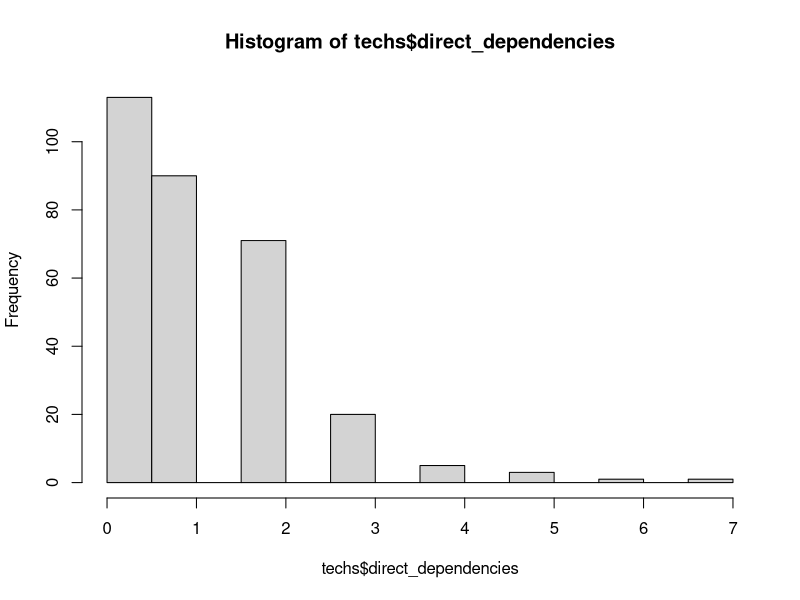
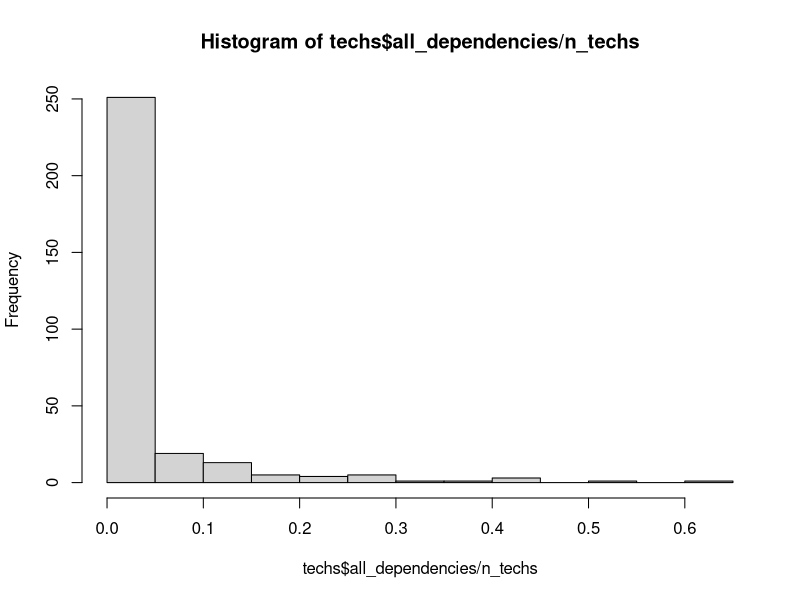
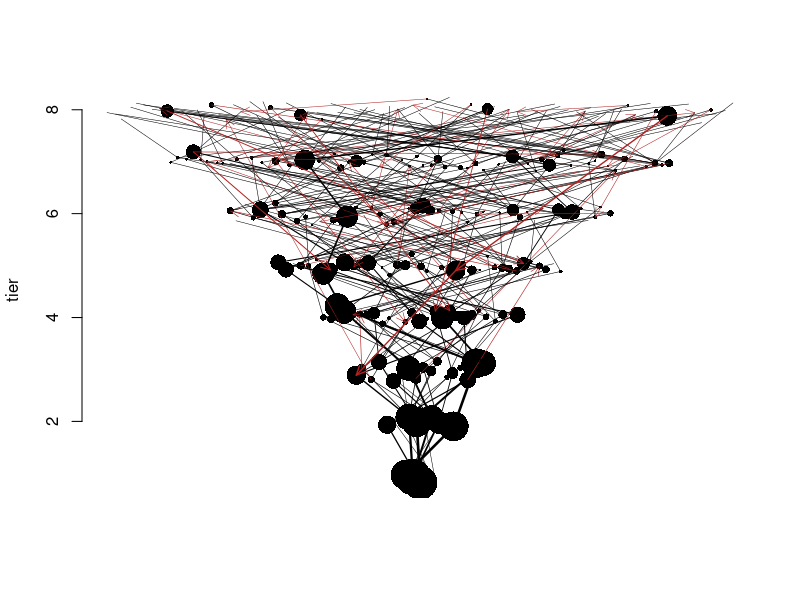

Write the R code that produced these figures, in order.
### editable  parameters for tree
starting_techs <- 5 # number of techs in tier 1
max_tier <- 8 # number to tiers in tree
tree_growth_rate <- 2 # rate at with tiers get wider
p_extra_dependency <- 0.0005 # probability a given extra dependency is realized
max_tier_gap_for_dependencies <- 99 # how many tiers extra dependencies can cross
p_keystone_tech <- 0.0 # probability a tech is a keystone tech
keystone_multiplier <- 200 # how much more likely keystone techs are to have extra dependencies




### construct the tree
# function to generate number of techs in each tier
num_techs_per_tier <- function(tier) {
  if (tree_growth_rate < 0.01) { return(starting_techs) }
  return(round((tier + (starting_techs)^(1/tree_growth_rate) - 1)^tree_growth_rate))
}

create_techs <- function() {
  # initialize data frame
  techs <- data.frame(
    id   = integer(), # unique ID for each tech
    tier = integer(), # what tier its in
    keystone = integer(),
    xpos = numeric(), # xcor for plotting
    ypos = numeric()  # ycor for plotting
  )
  
  # create techs
  for (t in 1:max_tier) {
    n_techs_tier <- num_techs_per_tier(t)
    ids <- c((nrow(techs)+1):(nrow(techs)+n_techs_tier))
    new_rows <- data.frame(
      id = ids,
      tier = rep(t, n_techs_tier),
      keystone = round(runif(n_techs_tier, 0, 1) < p_keystone_tech)*1,
      xpos = ids - mean(ids),
      ypos = rep(t, n_techs_tier)
    )
    techs <- rbind(techs, new_rows)
  }
  
  # total number of techs in tree
  n_techs <<- nrow(techs)
  
  # add some jitter
  techs$xpos <- techs$xpos + rnorm(n_techs, 0, 0.1)
  techs$ypos <- techs$ypos + rnorm(n_techs, 0, 0.1)

  return(techs)
}

create_tech_tree <- function() {
  # initialize dependencies:
  # "dependencies" is a n-by-n matrix that scores the relationship between every pair of techs
  dependencies <- matrix(0, nrow=n_techs, ncol=n_techs)
  
  # dependency code:
  # 0 = none
  # 1 = basic from-to
  # -1 = basic to-from
  # 2 = extra to-from
  # -2 = extra from-to
  # 3 = indirect to-from
  # -3 = indirect from-to
  
  # add basic dependencies
  # each tech has one basic dependecy from a random chosen tech in the prior tier
  for (i in 1:n_techs) {
    tech <- techs[i,]
    if (tech$tier > 1) {
      possible_parents <- techs$id[techs$tier == (tech$tier - 1)]
      parent <- possible_parents[sample.int(length(possible_parents), 1)]
      dependencies[parent, tech$id] <- 1
      dependencies[tech$id, parent] <- -1
    }
  }
  
  # identify indirect dependencies
  # e.g. A -> B and B -> C, implies A -> C
  for (to in 1:n_techs) {
    if (techs$tier[techs$id == to] > 1) {
      for (from in 1:(i-1)) {
        if (dependencies[from, to] > 0) {
          earlier_techs <- c(1:n_techs)[dependencies[,from] > 0]
          for (et in earlier_techs) {
            if (dependencies[et, to] == 0) {
              dependencies[et,to] <- 3
            }
            if (dependencies[to, et] == 0) {
              dependencies[to,et] <- -3
            }
          }
        }
      }
    }
  }
  
  # horizontally reorder techs to make tree nicer looking
  for (i in 2:max_tier) {  # go through all tiers, starting with tier 3
    this_tier_ids <- techs[techs$tier == i,]$id  # first get the ids of the techs in this tier
    parents <- parent_xpos <- vector()
    for (t in this_tier_ids) {
      parent <- techs[techs$id == match(1, dependencies[,t])[1],]
      parents <- c(parents, parent$id)  # then get the techs from the prior tier these techs depend on
      parent_xpos <- c(parent_xpos, parent$xpos)  # and get their xpos' too
    }
    ord <- order(parent_xpos, this_tier_ids)  # get order of parents' xposs, breaking by offspring id
    ordered_ids <- this_tier_ids[ord]   # order the ids according to this
    techs$xpos[match(ordered_ids, techs$id)] <- seq_along(ordered_ids) - mean(seq_along(ordered_ids))  # insert into db
  }
  
  # add some extra dependencies
  # these can occur between any possible techs
  # as long as they don't already have a dependency of any kind
  # and as long as they are not too many tiers apart
  pairs <- expand.grid(
    from = 1:n_techs,
    to   = 1:n_techs
  )
  pairs$parent_tier <- techs$tier[match(pairs$from, techs$id)]
  pairs$child_tier  <- techs$tier[match(pairs$to, techs$id)]
  pairs$tier_delta <- abs(pairs$parent_tier - pairs$child_tier)
  pairs <- pairs[sample(nrow(pairs)), ]
  
  for (i in 1:nrow(pairs)) {
    pair <- pairs[i,]
    parent <- pair$from
    child <- pair$to
    tier_delta <- pair$tier_delta
    
    
    if ((parent != child) &
        (dependencies[parent, child] == 0) &
        (tier_delta <= max_tier_gap_for_dependencies) &
        (pair$parent_tier > 1) &
        (pair$child_tier > 1)) {
      p_link <- p_extra_dependency
      if (techs$keystone[techs$id == parent] == 1) { p_link <- p_link * keystone_multiplier }
      if (runif(1,0,1) < p_link) {
        dependencies[parent, child] <- 2
        dependencies[child, parent] <- -2
        
        ancestors <- which(dependencies[parent, ] < 0)
        descendants <- which(dependencies[child, ] > 0)
        
        for (ancestor in ancestors) {
          for (descendant in descendants) {
            if (dependencies[ancestor, descendant] == 0) {
              dependencies[ancestor, descendant] <- 3
              dependencies[descendant, ancestor] <- -3
            }
          }
        }
        
        for (descendant in descendants) {
          if (dependencies[parent, descendant] %in% c(0,2)) {
            dependencies[parent, descendant] <- 3
            dependencies[descendant, parent] <- -3
          }
        }
        
        for (ancestor in ancestors) {
          if (dependencies[ancestor, child] %in% c(0, 2)) {
            dependencies[ancestor, child] <- 3
            dependencies[child, ancestor] <- -3
          }
        }
      }
    }
  }
  
  # calculate total number of dependencies
  techs$direct_dependencies <<- rowSums((dependencies > 0) * (dependencies < 3))
  techs$all_dependencies <<- rowSums(dependencies > 0)

  return(dependencies)
}

plot_tech_tree <- function() {
  # plot tree
  hist(techs$direct_dependencies)
  hist(techs$all_dependencies/n_techs)
  
  #dot_sizes <- (((techs$all_dependencies/n_techs)^0.5)) * 50 / max_tier
  dot_sizes <- (techs$all_dependencies/n_techs)^0.5*50 / max_tier
  plot(techs$ypos~techs$xpos, bty="n", xlab="", xaxt="n", ylab="tier", pch=16, cex=dot_sizes)
  keystone_techs <- techs$id[techs$keystone == 1]
  points(techs$ypos[keystone_techs]~techs$xpos[keystone_techs], pch=16, cex=dot_sizes[keystone_techs], col="purple")
  if (max_tier < 8) {
    for (i in 1:nrow(techs)) {
      text(techs$xpos[i], techs$ypos[i], techs$id[i], pos=1, offset=dot_sizes[i]*0.2 + 1/max_tier)
    }
  }
  for (i in 1:n_techs) {
    for (j in 1:n_techs) {
      if (dependencies[i,j] == 1) {
        from <- techs[techs$id == i,]
        to <- techs[techs$id == j,]
        lines(c(from$ypos, to$ypos)~c(from$xpos, to$xpos), lwd=(to$all_dependencies/n_techs * 5 + 0.5))
      }
      if (dependencies[i,j] == 2) {
        from <- techs[techs$id == i,]
        to <- techs[techs$id == j,]
        arrows(from$xpos, from$ypos,
               to$xpos, to$ypos,
               length = 0.1,
               col="firebrick",
               angle = 25,
               code=2,
               lwd=(to$all_dependencies/n_techs * 5 + 0.5))
      }
    }
  }
}

techs <- create_techs()
dependencies <- create_tech_tree()
plot_tech_tree()
